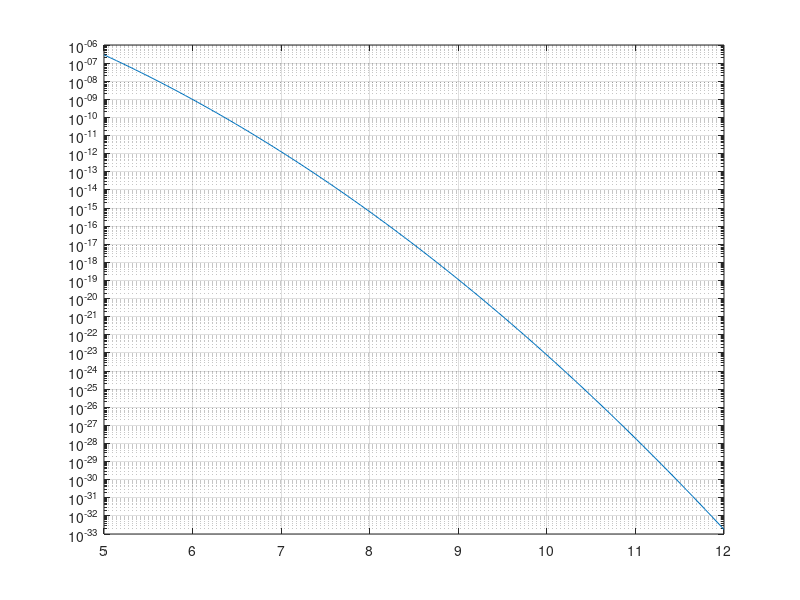

Source code (MATLAB):
clc; clear all;

f=(@(x)1/sqrt(2*pi)*exp((-x.^2)/2));

a=linspace(5,12,100); 
a=a';
q=zeros(length(a),1);
for i=1:length(a)
    q(i)=quadgk(f,a(i),inf);
end
semilogy(a,q); grid on;




